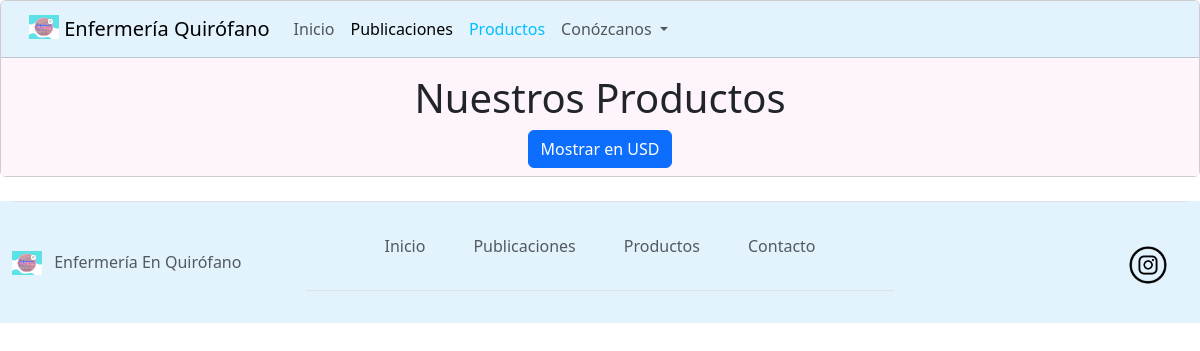
Page /productos/ on the earlier database version.
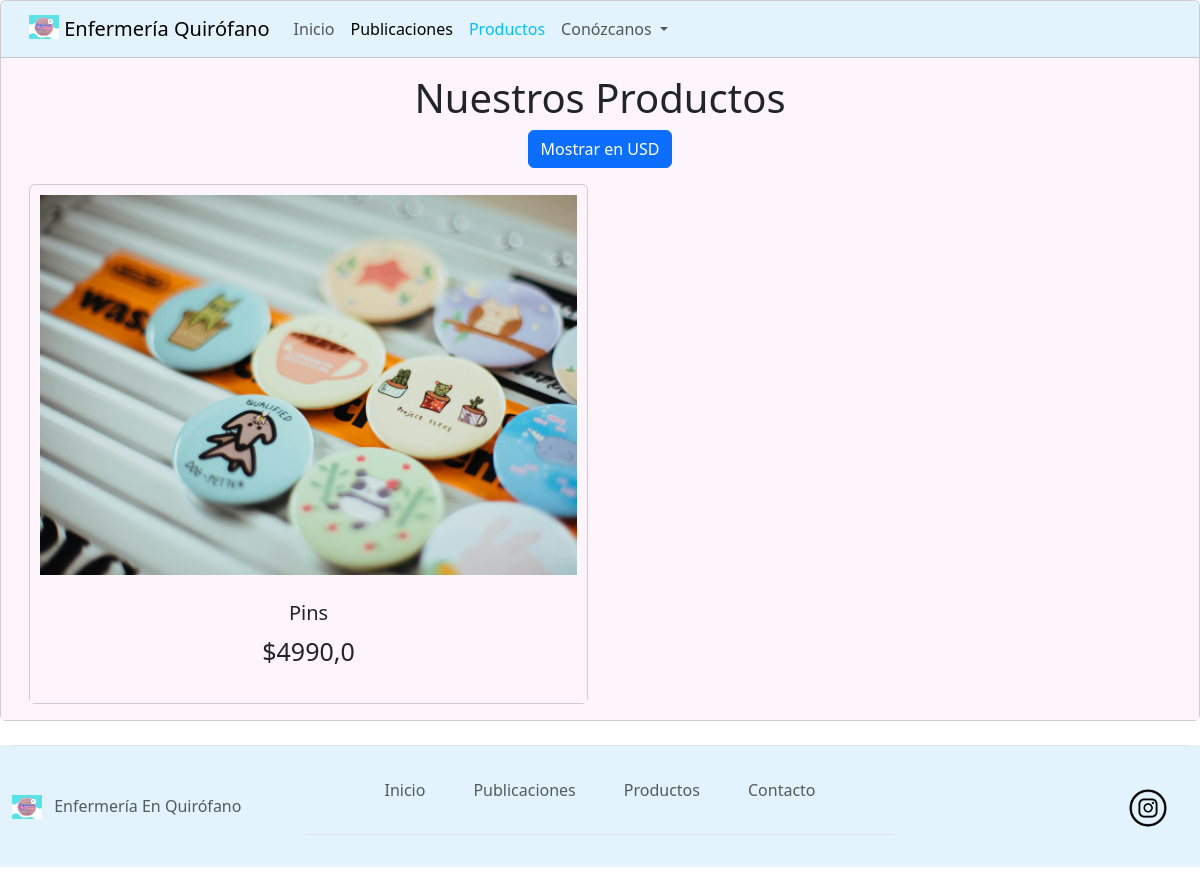
Same page on the later database version.
### productos/models.py (models this page shows, shortened)
class Producto(models.Model):
    author = models.ForeignKey(settings.AUTH_USER_MODEL, on_delete=models.CASCADE)
    name = models.CharField(max_length=100)
    image = models.ImageField(null=True)
    price = models.FloatField()

### productos/views.py (the view)
# urls.py: path('', views.product_list, name='product_list'),
def product_list(request):
    product = Producto.objects.all()
    context ={'product': product}
    return render (request,'productos/product_list.html',context)

### productos/templates/productos/product_list.html
{% extends 'productos/base3.html' %}
{% load static %}
{% block content %}
<div class="container-fluid">
    <h1 id="titProduc">Nuestros Productos</h1>
    <button id="toggleDivisa" data-divisa="CLP" class="btn btn-primary mb-3">Mostrar en USD</button>
    <div class="row row-cols-1 row-cols-md-2 g-4">
        {% for producto in product %}
        <div class="col">
            <div class="card">
                <img src="{{ producto.image.url }}" class="card-img-producto" alt="Pines">
                <div class="card-body">
                    <h5 class="producto">{{ producto.name }}</h5>
                    <p class="precio">${{ producto.price }}</p>
                </div>
            </div>
        </div>
        {% endfor %}
    </div>
</div>
{% endblock %}

Differences in the rows shown:
added Producto: image (picture), name "Pins", price "4990,0"
